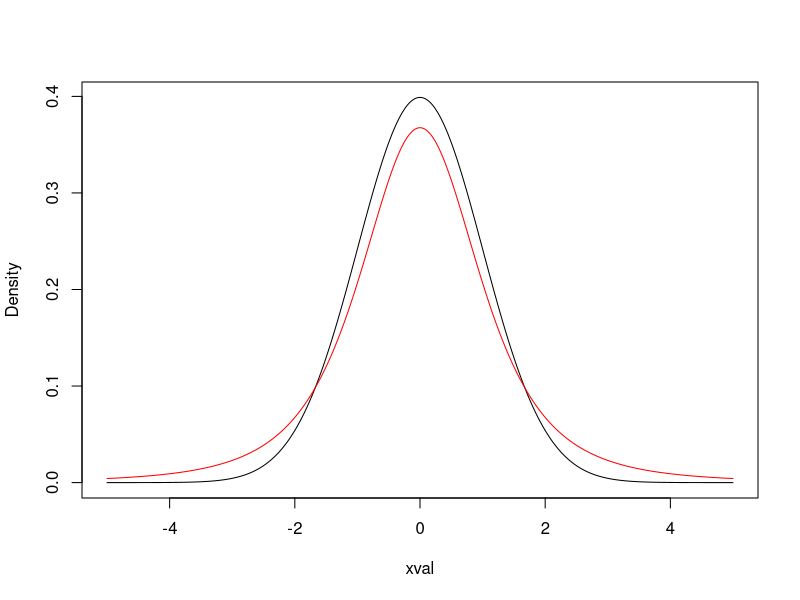
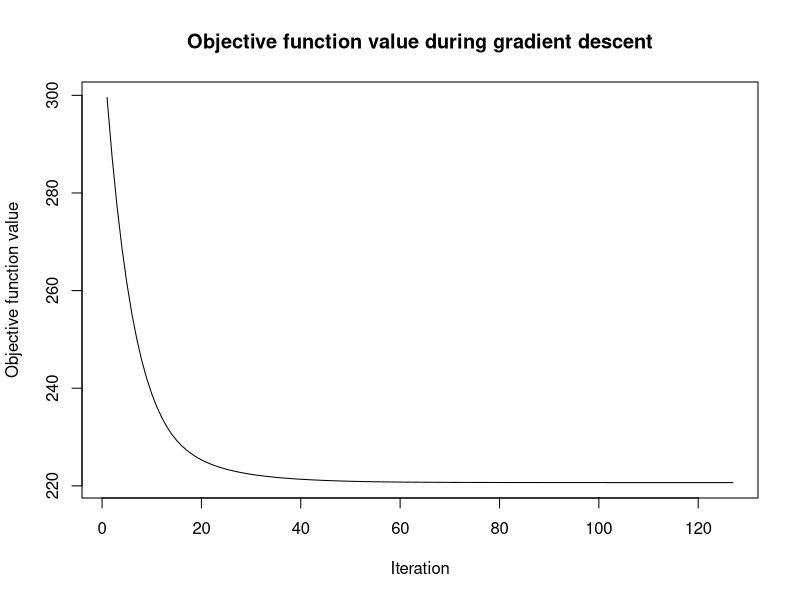
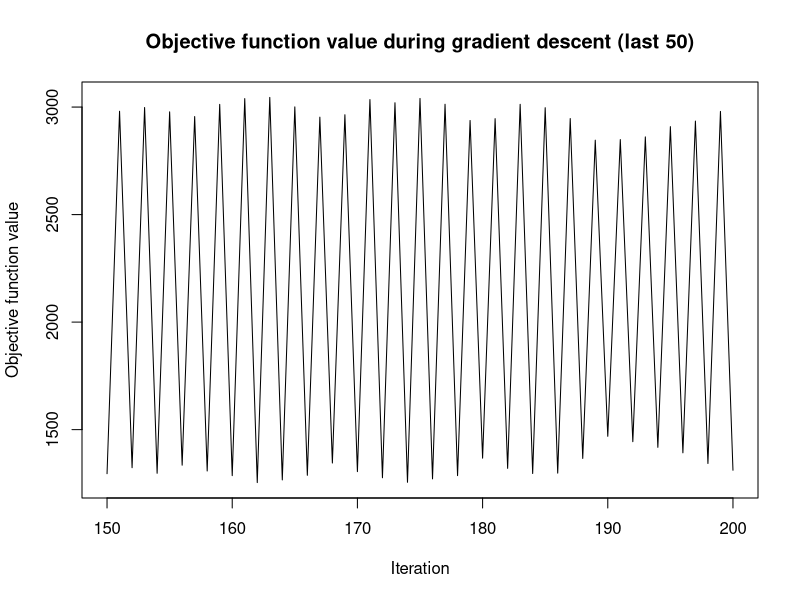

Generate these figures, in order, with R:
## practice hw6
# 1 
n <- 100
p <- 10
s <- 3
set.seed(0)
x <- matrix(rnorm(n * p), n, p)
b <- c(-0.7, 0.7, 1, rep(0, p - s)) 
y <- x %*% b + rt(n, df = 2)

cors <- apply(x,2,cor,y) #x的每一列和y的correlation
cors
order(abs(cors),decreasing=T) #return index in decreasing order of abs(correlation)

# 2
xval <- seq(-5,5,0.01)
plot(xval,dnorm(xval),type='l',ylab='Density')
lines(xval,dt(xval,3),col='red')

# 3
psi <- function(r,c=1){
  return(ifelse(r^2 > c^2, 2*c*abs(r) - c^2, r^2))
}

huber.loss <- function(beta){
  r <- y - x %*% beta
  return(sum(psi(r)))
}

# 4
library(numDeriv)
grad.descent <- function(f, x0, max.iter = 200, step.size = 0.05, stopping.deriv = 0.01, ...) {
  n    <- length(x0) #维度
  xmat <- matrix(0, nrow = n, ncol = max.iter) #将迭代的x存入此matrix中
  xmat[,1] <- x0 #x0是initial vector
  
  for (k in 2:max.iter) {
    # Calculate the gradient
    grad.cur <- grad(f, xmat[ ,k-1], ...) #计算f在x=xmat[,k-1]处的gradient
    
    # Should we stop?
    if (all(abs(grad.cur) < stopping.deriv)) {
      k <- k-1; break
    }
    
    # Move in the opposite direction of the grad
    xmat[ ,k] <- xmat[ ,k-1] - step.size * grad.cur #迭代新的x
  }
  
  xmat <- xmat[ ,1:k] # Trim,保留iteration的x
  return(list(x = xmat[,k], xmat = xmat, k = k))
}

beta <- rep(0,p)
gd <- grad.descent(huber.loss,beta,max.iter = 200,step.size = 0.001,stopping.deriv = 0.1)
gd$k 
gd$x

# 5
obj <- apply(gd$xmat,2,huber.loss)
plot(y=obj,x=1:gd$k,type='l',xlab='Iteration',ylab='Objective function value',
     main='Objective function value during gradient descent')
  
# 6
# step.size=0.1, not converging!
gd2 <- grad.descent(huber.loss,beta,max.iter = 200,step.size = 0.1,stopping.deriv = 0.1)
obj2 <- apply(gd2$xmat[,(gd2$k-50):gd2$k],2,huber.loss)
plot(y=obj2,x=(gd2$k-50):gd2$k,type='l',xlab='Iteration',ylab='Objective function value',
     main='Objective function value during gradient descent (last 50)')


# 7
gd$x
b

sparse.grad.descent <- function(f, x0, max.iter = 200, step.size = 0.05, stopping.deriv = 0.01, ...) {
  n    <- length(x0) #维度
  xmat <- matrix(0, nrow = n, ncol = max.iter) #将迭代的x存入此matrix中
  xmat[,1] <- x0 #x0是initial vector
  
  for (k in 2:max.iter) {
    # Calculate the gradient
    grad.cur <- grad(f, xmat[ ,k-1], ...) #计算f在x=xmat[,k-1]处的gradient
    
    # Should we stop?
    if (all(abs(grad.cur) < stopping.deriv)) {
      k <- k-1; break
    }
    
    # Move in the opposite direction of the grad
    # sparse!!
    xmat[,k] <- ifelse(abs(xmat[,k-1]-step.size*grad.cur)<0.05,0,xmat[,k-1]-step.size*grad.cur) #迭代新的x
  }
  
  xmat <- xmat[ ,1:k] # Trim,保留iteration的x
  return(list(x = xmat[,k], xmat = xmat, k = k))
}


beta <- rep(0,p)
gd.sparse <- sparse.grad.descent(huber.loss,beta,max.iter = 200,step.size = 0.001,stopping.deriv = 0.1)
gd.sparse$k 
gd.sparse$x


# 8
model <- lm(y~x-1)
coef(model)
gd$x
gd.sparse$x

mse.calc <- function(beta){
  return(mean((b-beta)^2))
}

mse.calc(coef(model))
mse.calc(gd$x)
mse.calc(gd.sparse$x)
# sparse estimate has the smallest MSE

# 9
set.seed(10)
y = x %*% b + rt(n, df=2)
beta <- rep(0,p)
gd.new <- grad.descent(huber.loss,beta,max.iter = 200,step.size = 0.001,stopping.deriv = 0.1)
gd.sparse.new <- sparse.grad.descent(huber.loss,beta,max.iter = 200,step.size = 0.001,stopping.deriv = 0.1)

mse.calc(gd.new$x)
mse.calc(gd.sparse.new$x)
# regular gradient descent estimate has the smallest MSE
# this suggests high variability in the sparse estimate

# 10
set.seed(10)
gd.mse <- rep(NA,10)
gd.sparse.mse <- rep(NA,10)
for (i in 1:10){
  y = x %*% b + rt(n, df=2)
  beta <- rep(0,p)
  gd <- grad.descent(huber.loss,beta,max.iter = 200,step.size = 0.001,stopping.deriv = 0.1)
  gd.sparse <- sparse.grad.descent(huber.loss,beta,max.iter = 200,step.size = 0.001,stopping.deriv = 0.1)
  gd.mse[i] <- mse.calc(gd$x)
  gd.sparse.mse[i] <- mse.calc(gd.sparse$x)
  
}
mean(gd.mse)
mean(gd.sparse.mse)

min(gd.mse)
min(gd.sparse.mse)
# the minimum of the MSE with sparse estiamtes is much smaller
# but the mean of the MSE for sparse estimates is larger
# this support the interpretation-the sparse estimate MSE has large variance




  

